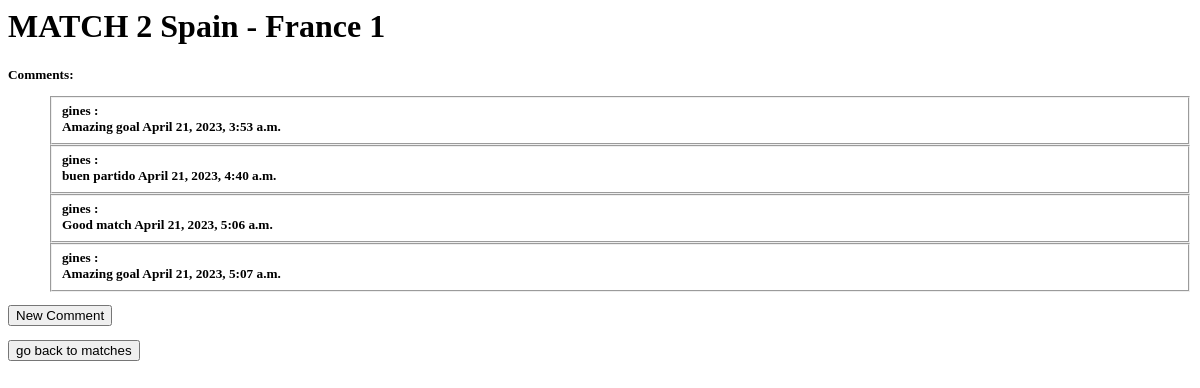
The page /tournaments/1/1/1 on the database as committed earlier.
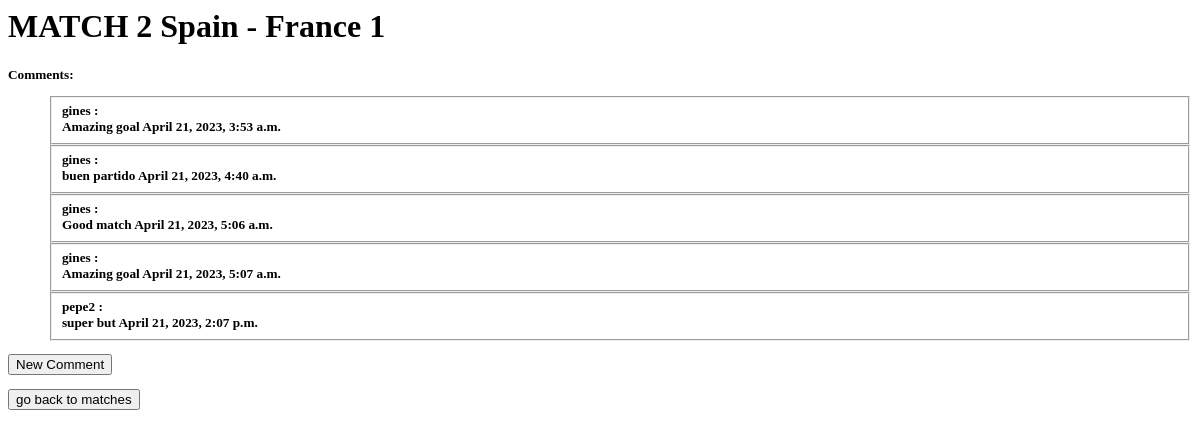
The same page on the database as committed later.
### tournaments/models.py (models this page shows, shortened)
class comment(models.Model):
    author=models.CharField(max_length=100)
    match=models.ForeignKey(match,on_delete=models.CASCADE)
    date=models.DateTimeField('date published')
    content=models.CharField(max_length=100)

### tournaments/views.py (the view)
# urls.py: path('<int:tournament_id>/<int:group_id>/<int:match_id>', views.matches, name='matches')
def matches(request,tournament_id, group_id, match_id):
    Tournament=get_object_or_404(tournament,pk=tournament_id)
    Pools=Tournament.pool_set.get(pk=group_id)
    Match=Pools.match_set.get(pk=match_id)
    Comments=Match.comment_set.all
    context={'Match':Match, 'group_id':group_id, 'match_id': match_id, 'Comments':Comments}
    return render(request, 'tournaments/matches.html' ,context)

### tournaments/templates/tournaments/matches.html (shortened to what this page needs)
{% if Match and group_id %}
<h1>MATCH {{Match.name}}<h1/>
<h5>
    Comments:
    <ul>
        {% for comment in Comments %}
        <fieldset>
            {{ comment.author}} :
            {{ comment.content}}
            {{ comment.date}}
        </fieldset>
        {% endfor %}
    </ul>
{% else %}
    <p>No Match  available.</p>
{% endif %}
<form method="post" action="/tournaments/{{ Match.pool.tournament.id }}/{{Match.pool.id}}/{{Match.id}}/comment">
    <input type="submit" value="New Comment">
    </form>
<form method="post" action="/tournaments/{{ Match.pool.tournament.id }}/{{Match.pool.id}}/">
    <input type="submit" value="go back to matches">
    </form>

Rows that differ between the two databases and show on the page:
added comment: author "pepe2", content "super but", date "April 21, 2023, 2:07 p.m."
